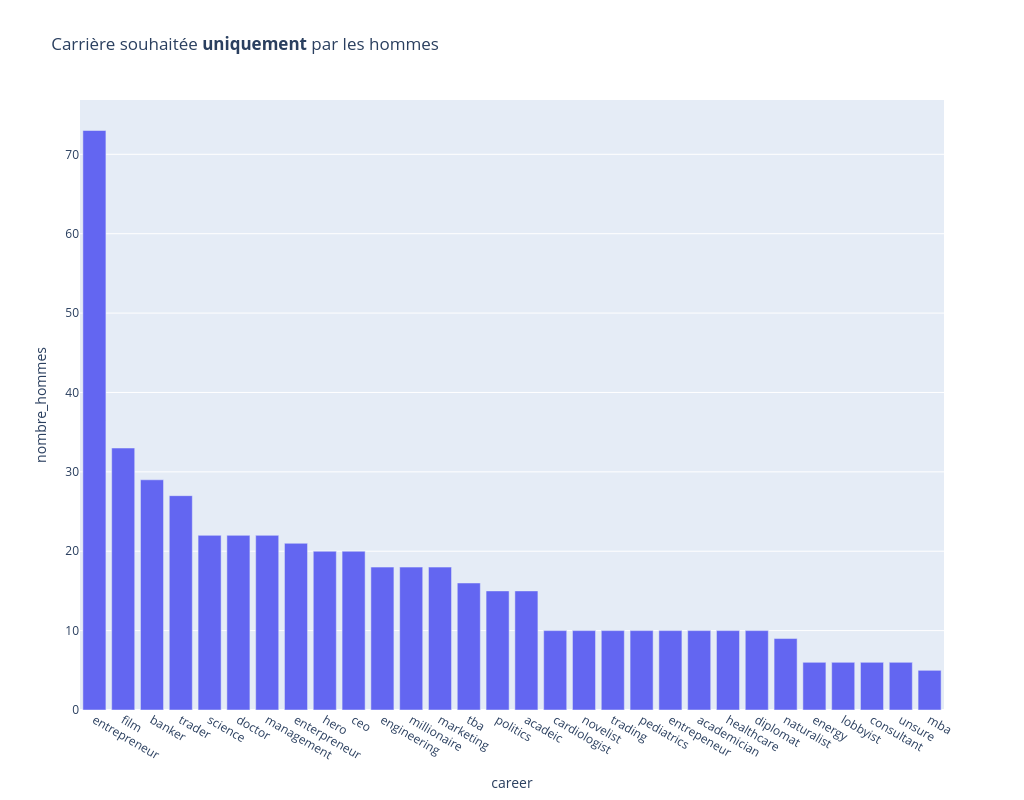

Notebook code for this chart:
### Code cell
fig_man_career_exclusif = px.bar(only_male_careers_df, x = 'career', y ='nombre_hommes', title="Carrière souhaitée <b>uniquement</b> par les hommes", width=WIDTH, height=HEIGHT)
fig_man_career_exclusif.update_traces(marker_color='#6366f1')
fig_man_career_exclusif.show()

### Figure 1 — Plotly figure (JSON) as saved in the notebook; plotly's stock layout.template omitted (floating-point values rounded to 4 significant figures)
{"data": [{"alignmentgroup": "True", "hovertemplate": "career=%{x}<br>nombre_hommes=%{y}<extra></extra>", "legendgroup": "", "marker": {"color": "#6366f1", "pattern": {"shape": ""}}, "name": "", "offsetgroup": "", "orientation": "v", "showlegend": false, "textposition": "auto", "type": "bar", "x": ["entrepreneur", "film", "banker", "trader", "science", "doctor", "management", "enterpreneur", "hero", "ceo", "engineering", "millionaire", "marketing", "tba", "politics", "acadeic", "cardiologist", "novelist", "trading", "pediatrics", "entrepeneur", "academician", "healthcare", "diplomat", "naturalist", "energy", "lobbyist", "consultant", "unsure", "mba"], "xaxis": "x", "y": [73, 33, 29, 27, 22, 22, 22, 21, 20, 20, 18, 18, 18, 16, 15, 15, 10, 10, 10, 10, 10, 10, 10, 10, 9, 6, 6, 6, 6, 5], "yaxis": "y"}], "layout": {"barmode": "relative", "height": 800, "legend": {"tracegroupgap": 0}, "title": {"text": "Carrière souhaitée <b>uniquement</b> par les hommes"}, "width": 1024, "xaxis": {"anchor": "y", "domain": [0, 1], "title": {"text": "career"}}, "yaxis": {"anchor": "x", "domain": [0, 1], "title": {"text": "nombre_hommes"}}}}
